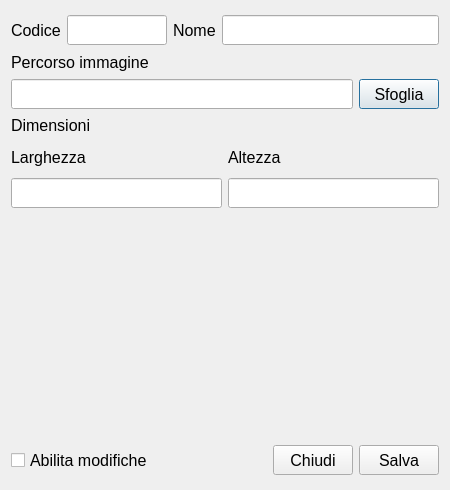
<?xml version="1.0" encoding="UTF-8"?>
<ui version="4.0">
 <class>SacredClass</class>
 <widget class="QDialog" name="SacredClass">
  <property name="geometry">
   <rect>
    <x>0</x>
    <y>0</y>
    <width>450</width>
    <height>490</height>
   </rect>
  </property>
  <property name="minimumSize">
   <size>
    <width>450</width>
    <height>490</height>
   </size>
  </property>
  <property name="maximumSize">
   <size>
    <width>450</width>
    <height>490</height>
   </size>
  </property>
  <property name="font">
   <font>
    <pointsize>12</pointsize>
   </font>
  </property>
  <property name="windowTitle">
   <string>Dialog</string>
  </property>
  <layout class="QGridLayout" name="gridLayout">
   <item row="0" column="0">
    <layout class="QVBoxLayout" name="MainContainer">
     <item>
      <layout class="QHBoxLayout" name="CodeNameContainer">
       <item>
        <widget class="QLabel" name="lblCode">
         <property name="minimumSize">
          <size>
           <width>0</width>
           <height>30</height>
          </size>
         </property>
         <property name="maximumSize">
          <size>
           <width>16777215</width>
           <height>30</height>
          </size>
         </property>
         <property name="text">
          <string>Codice</string>
         </property>
        </widget>
       </item>
       <item>
        <widget class="QLineEdit" name="leCode">
         <property name="minimumSize">
          <size>
           <width>100</width>
           <height>30</height>
          </size>
         </property>
         <property name="maximumSize">
          <size>
           <width>100</width>
           <height>30</height>
          </size>
         </property>
        </widget>
       </item>
       <item>
        <widget class="QLabel" name="lblName">
         <property name="minimumSize">
          <size>
           <width>0</width>
           <height>30</height>
          </size>
         </property>
         <property name="maximumSize">
          <size>
           <width>16777215</width>
           <height>30</height>
          </size>
         </property>
         <property name="text">
          <string>Nome</string>
         </property>
        </widget>
       </item>
       <item>
        <widget class="QLineEdit" name="leName">
         <property name="minimumSize">
          <size>
           <width>0</width>
           <height>30</height>
          </size>
         </property>
         <property name="maximumSize">
          <size>
           <width>16777215</width>
           <height>30</height>
          </size>
         </property>
        </widget>
       </item>
      </layout>
     </item>
     <item>
      <widget class="QLabel" name="lblImgPath">
       <property name="minimumSize">
        <size>
         <width>0</width>
         <height>0</height>
        </size>
       </property>
       <property name="maximumSize">
        <size>
         <width>16777215</width>
         <height>22</height>
        </size>
       </property>
       <property name="text">
        <string>Percorso immagine</string>
       </property>
      </widget>
     </item>
     <item>
      <layout class="QHBoxLayout" name="ImgPathContainer">
       <item>
        <widget class="QLineEdit" name="leImgPath">
         <property name="minimumSize">
          <size>
           <width>0</width>
           <height>30</height>
          </size>
         </property>
         <property name="maximumSize">
          <size>
           <width>16777215</width>
           <height>30</height>
          </size>
         </property>
        </widget>
       </item>
       <item>
        <widget class="QPushButton" name="btnImgPath">
         <property name="minimumSize">
          <size>
           <width>0</width>
           <height>30</height>
          </size>
         </property>
         <property name="maximumSize">
          <size>
           <width>16777215</width>
           <height>30</height>
          </size>
         </property>
         <property name="text">
          <string>Sfoglia</string>
         </property>
        </widget>
       </item>
      </layout>
     </item>
     <item>
      <widget class="QLabel" name="lblDimensions">
       <property name="maximumSize">
        <size>
         <width>16777215</width>
         <height>21</height>
        </size>
       </property>
       <property name="text">
        <string>Dimensioni</string>
       </property>
      </widget>
     </item>
     <item>
      <layout class="QHBoxLayout" name="DimContainer">
       <item>
        <layout class="QVBoxLayout" name="WidthContainer">
         <item>
          <widget class="QLabel" name="lblWidth">
           <property name="minimumSize">
            <size>
             <width>0</width>
             <height>30</height>
            </size>
           </property>
           <property name="maximumSize">
            <size>
             <width>16777215</width>
             <height>30</height>
            </size>
           </property>
           <property name="text">
            <string>Larghezza</string>
           </property>
          </widget>
         </item>
         <item>
          <widget class="QLineEdit" name="leWidth">
           <property name="minimumSize">
            <size>
             <width>0</width>
             <height>30</height>
            </size>
           </property>
           <property name="maximumSize">
            <size>
             <width>16777215</width>
             <height>30</height>
            </size>
           </property>
          </widget>
         </item>
        </layout>
       </item>
       <item>
        <layout class="QVBoxLayout" name="HeightContainer">
         <item>
          <widget class="QLabel" name="lblHeight">
           <property name="minimumSize">
            <size>
             <width>0</width>
             <height>30</height>
            </size>
           </property>
           <property name="maximumSize">
            <size>
             <width>16777215</width>
             <height>30</height>
            </size>
           </property>
           <property name="text">
            <string>Altezza</string>
           </property>
          </widget>
         </item>
         <item>
          <widget class="QLineEdit" name="leHeight">
           <property name="minimumSize">
            <size>
             <width>0</width>
             <height>30</height>
            </size>
           </property>
           <property name="maximumSize">
            <size>
             <width>16777215</width>
             <height>30</height>
            </size>
           </property>
          </widget>
         </item>
        </layout>
       </item>
      </layout>
     </item>
     <item>
      <widget class="QLabel" name="lblImgPreview">
       <property name="minimumSize">
        <size>
         <width>430</width>
         <height>225</height>
        </size>
       </property>
       <property name="maximumSize">
        <size>
         <width>430</width>
         <height>225</height>
        </size>
       </property>
       <property name="text">
        <string/>
       </property>
      </widget>
     </item>
     <item>
      <layout class="QHBoxLayout" name="BtnContainer">
       <item>
        <widget class="QCheckBox" name="chbAllowEdit">
         <property name="minimumSize">
          <size>
           <width>0</width>
           <height>30</height>
          </size>
         </property>
         <property name="maximumSize">
          <size>
           <width>16777215</width>
           <height>30</height>
          </size>
         </property>
         <property name="text">
          <string>Abilita modifiche</string>
         </property>
        </widget>
       </item>
       <item>
        <spacer name="horizontalSpacer">
         <property name="orientation">
          <enum>Qt::Orientation::Horizontal</enum>
         </property>
         <property name="sizeHint" stdset="0">
          <size>
           <width>40</width>
           <height>20</height>
          </size>
         </property>
        </spacer>
       </item>
       <item>
        <widget class="QPushButton" name="btnClose">
         <property name="minimumSize">
          <size>
           <width>0</width>
           <height>30</height>
          </size>
         </property>
         <property name="maximumSize">
          <size>
           <width>16777215</width>
           <height>30</height>
          </size>
         </property>
         <property name="text">
          <string>Chiudi</string>
         </property>
        </widget>
       </item>
       <item>
        <widget class="QPushButton" name="btnSave">
         <property name="minimumSize">
          <size>
           <width>0</width>
           <height>30</height>
          </size>
         </property>
         <property name="maximumSize">
          <size>
           <width>16777215</width>
           <height>30</height>
          </size>
         </property>
         <property name="text">
          <string>Salva</string>
         </property>
        </widget>
       </item>
      </layout>
     </item>
    </layout>
   </item>
  </layout>
 </widget>
 <resources/>
 <connections/>
</ui>
